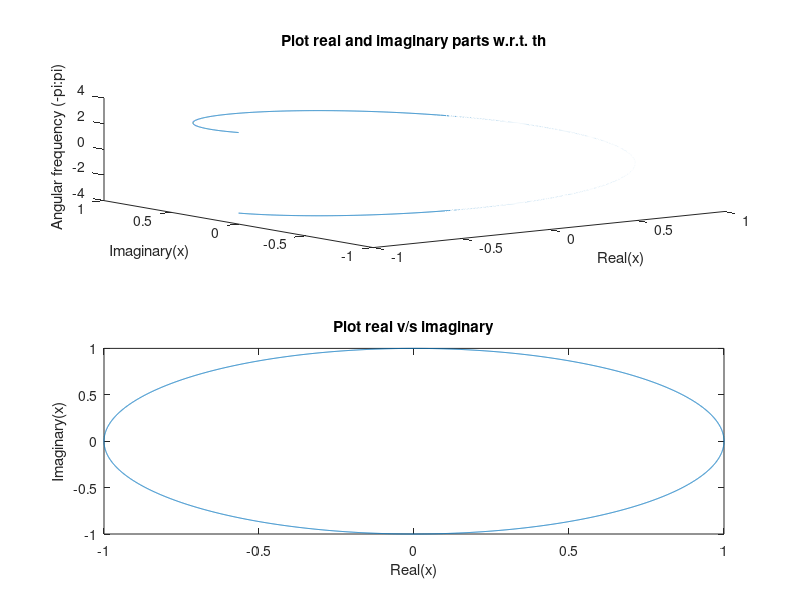

Here is the MATLAB script that generated this plot:
clear all;
close all;
clc;

th=-pi:0.001:pi;
x=exp(j.*th);
a=real(x);
b=imag(x);

subplot(2,1,1);
plot3(a,b,th);
xlabel('Real(x)');
ylabel('Imaginary(x)');
zlabel('Angular frequency (-pi:pi)');
title('Plot real and imaginary parts w.r.t. th');

subplot(2,1,2);
plot(a,b);
xlabel('Real(x)');
ylabel('Imaginary(x)');
title('Plot real v/s imaginary');